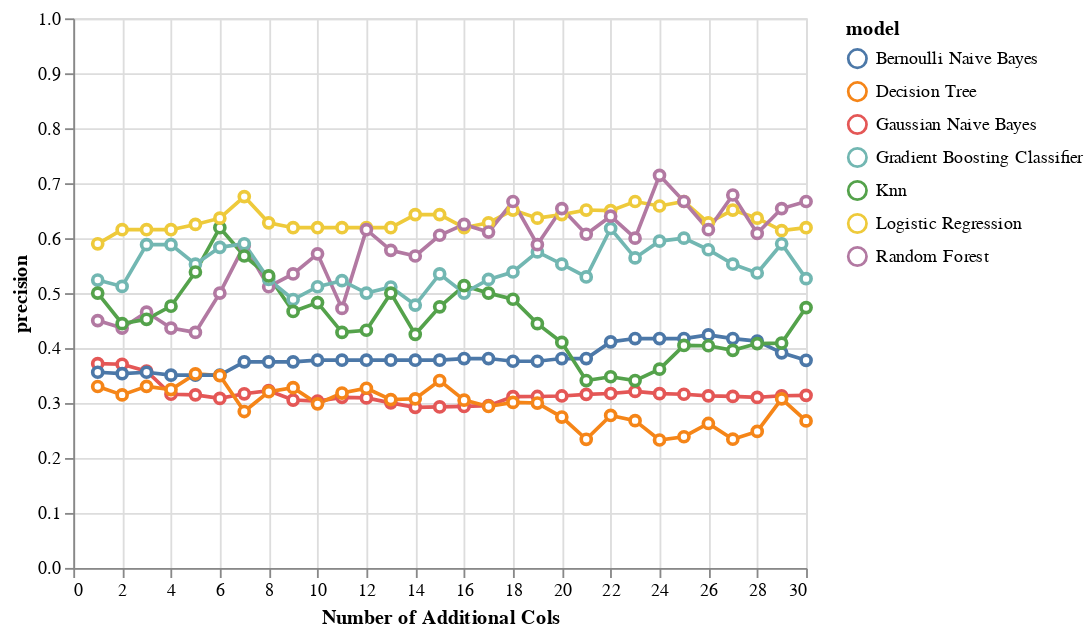

Write notebook code for a chart like this one.
### Code cell
alt.Chart(perf_subset).mark_line(
       point={
         "filled": False,
         "fill": "white"
       }
).encode(
    x = alt.X('addl_cols', title="Number of Additional Cols"),
    y = alt.Y('precision', scale=alt.Scale(domain=[0, 1])),
    color = 'model'
)

### Figure 1 — Vega-Lite specification as saved in the notebook (floating-point values rounded to 4 significant figures; data arrays with more than 128 entries replaced by an {"elided": "..."} marker saying what was removed)
{"config": {"view": {"continuousWidth": 400, "continuousHeight": 300}}, "data": {"name": "data-cb306db9454c8a28e2baeb7b27c93557"}, "mark": {"type": "line", "point": {"filled": false, "fill": "white"}}, "encoding": {"color": {"field": "model", "type": "nominal"}, "x": {"field": "addl_cols", "title": "Number of Additional Cols", "type": "quantitative"}, "y": {"field": "precision", "scale": {"domain": [0, 1]}, "type": "quantitative"}}, "$schema": "https://vega.github.io/schema/vega-lite/v4.17.0.json", "datasets": {"data-cb306db9454c8a28e2baeb7b27c93557": {"elided": "210 records"}}}
